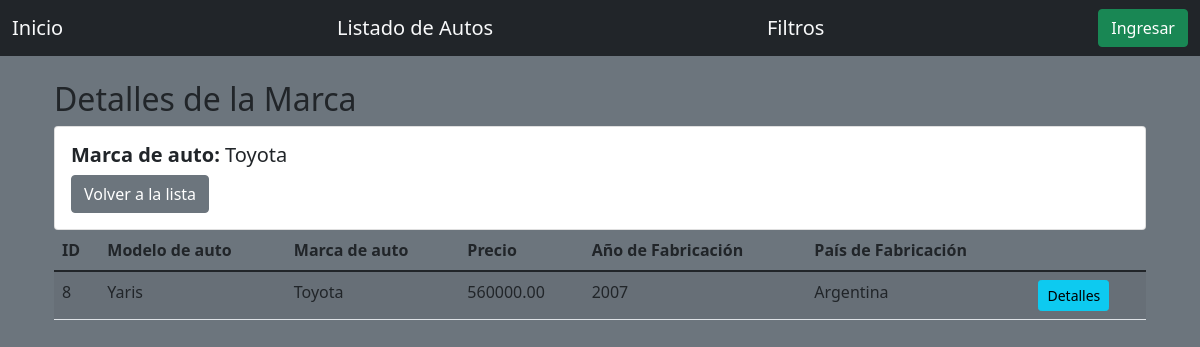
The page /vehiculos/marca/1/ on the database its author committed.
### vehiculos/models.py (models this page shows, shortened)
class Marca(models.Model):
    name = models.CharField(max_length=30)
    def __str__(self):
        return self.name

class Auto(models.Model):
    name = models.CharField(max_length=120)
    mark = models.ForeignKey(
        Marca,
        on_delete=models.SET_NULL,
        related_name='marcas',
        null=True,
    )
    price = models.DecimalField(
        max_digits=10,
        decimal_places=2,
    )
    year = models.ForeignKey(
        Anio,
        on_delete=models.SET_NULL,
        related_name='anios',
        null=True,
    )
    fuel = models.ForeignKey(
        Combustible,
        on_delete=models.SET_NULL,
        related_name='combustibles',
        null=True,
    )
    country = models.ForeignKey(
        Pais,
        on_delete=models.SET_NULL,
        related_name='paises',
        null=True,
    )

class Anio(models.Model):
    name = models.CharField(max_length=20)
    def __str__(self):
        return self.name

class Pais(models.Model):
    name = models.CharField(max_length=20)
    def __str__(self):
        return self.name

### vehiculos/views/marca_view.py (the view)
def marca_detail(request, id:int):
    repoM = MarcaRepository()
    repoA = AutoRepository()
    marca = repoM.get_by_id(id)
    autos = repoA.filter_by_mark(marca)
    return render(
        request,
        'marcas/detail.html',
        dict (
            mark = marca,
            cars = autos,
        )
    )

### vehiculos/repositories/auto.py (called while the page is built)
    def filter_by_mark(
        self,
        marca: Marca,
    ) -> List[Auto]:
        return Auto.objects.filter(mark=marca)

### vehiculos/repositories/marca.py (called while the page is built)
    def get_by_id(self, id: int) -> Optional[Marca]:
        try:
            marca = Marca.objects.get(id=id)
        except:
            marca = None
        return marca

### vehiculos/templates/marcas/detail.html (shortened to what this page needs)
{% extends "home/base.html" %}
{% block content %}
<div class="container mt-3">
    <h2>Detalles de la Marca</h2>
    <div class="card">
        <div class="card-body">
            <h5 class="card-title"><strong>Marca de auto:</strong> {{ mark.name }}</h5>
            <a href="{% url 'marca_list' %}" class="btn btn-secondary">Volver a la lista</a>
        </div>
    </div>
    <table class="table table-striped">
        <thead class="thead-inverse">
            <tr>
                <th>ID</th>
                <th>Modelo de auto</th>
                <th>Marca de auto</th>
                <th>Precio</th>
                <th>Año de Fabricación</th>
                <th>País de Fabricación</th>
            </tr>
        </thead>
        <tbody>
            {% for car in cars %}
                <tr>
                    <td scope="row">{{car.id}}</td>
                    <td>{{ car.name }}</td>
                    <td>{{ car.mark }}</td>
                    <td>{{ car.price }}</td>
                    <td>{{ car.year }}</td>
                    <td>{{ car.country }}</td>
                    <td>
                        <a href="{% url 'auto_detail' car.id %}" class="btn btn-info btn-sm">Detalles</a>
                    </td>
                </tr>
            {% endfor %}
        </tbody>
    </table>
</div>
{% endblock %}

### rows shown on the page
Marca: name "Toyota"
Auto: id "8", name "Yaris", mark "Toyota", price "560000.00", year "2007", country "Argentina"
